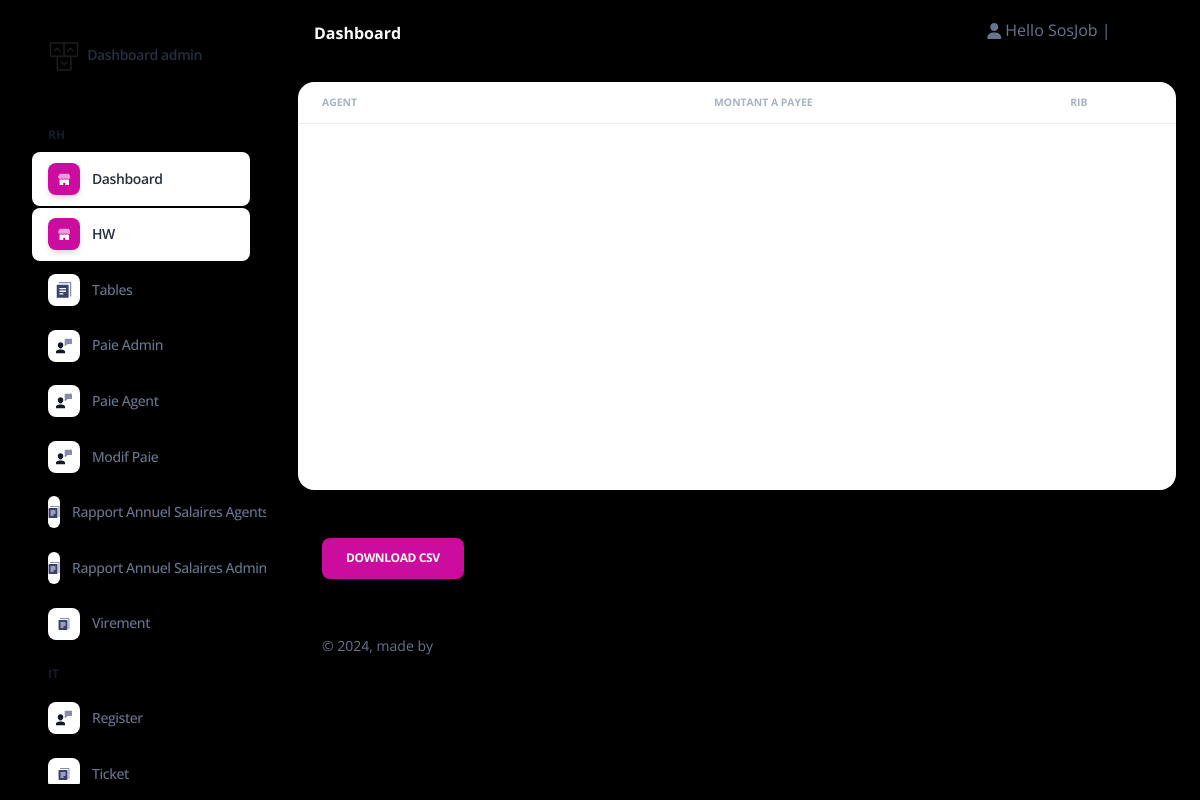
Before: /Virement/ (signed in) with the older database file.
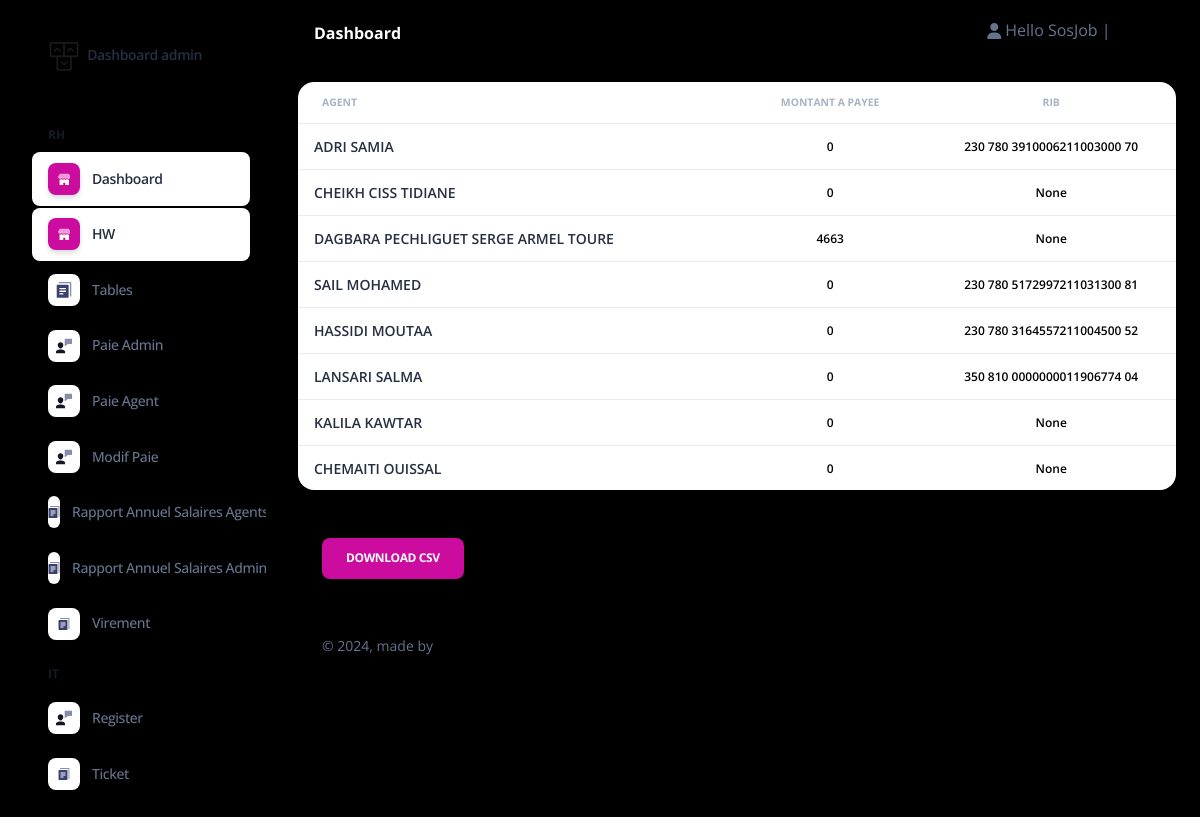
After: the same page with the newer database file.
### admin_Sos/models.py (models this page shows, shortened)
class Salaire(models.Model):
    id_Collaborateur=models.ForeignKey(Collaborateur,on_delete=models.CASCADE)
    Date_de_salaire = MonthYearField(null=True, blank=True)
    salaire_finale = models.IntegerField(default=0,null=True,blank=True)

class Collaborateur(models.Model):
    STATUT_statut = (
        ('ACTIF','ACTIF'),
        ('INACTIF','INACTIF'),
        ('FORMATION','FORMATION'),
        ('STAGE','STAGE'),
    )
    STATUT_activite = (
        ('FRANCE','FRANCE'),
        ('CANADA','CANADA'),
    )
    STATUT_causededepart = (
        ('Demission','Demission'),
        ('Licenciement','Licenciement'),
        ('FPE','FPE'),
        ('Fin de contrat','Fin de contrat'),
        ('Comportement','Comportement'),
        ('Etudes','Etudes'),
        ('Sans motif(Volantaire)','Sans motif(Volantaire)'),
    )
    Contart = (
        ('Etranger','Etranger'),
        ('Stage','Stage'),
        ('CDD','CDD'),
        ('CDI','CDI'),
    )
    statut_sexe = (
        ('H','H'),
        ('F','F'),
    )
    statut_Poste = (
        ('Agent','Agent'),
        ('Admin','Admin'),
        ('RH','RH'),
    )
    statut_TF = (
        ('OUI','OUI'),
        ('NON','NON'),
    )
    Statut = models.CharField(max_length=10,null=True,blank=True,choices=STATUT_statut)
    Nom = models.CharField(max_length=50,null=True,blank=True)
    Prenom = models.CharField(max_length=50,null=True,blank=True)
    Sexe = models.CharField(max_length=5,null=True,blank=True,choices=statut_sexe)
    Date_de_naissance = models.DateField(null=True,blank=True)
    Age = models.PositiveIntegerField(null=True,blank=True)
    Situation_familiale = models.CharField(max_length=10, null=True,blank=True)
    Nombre_d_enfants = models.FloatField(default=0, null=True,blank=True)
    N_CIN =models.CharField(default="-",max_length=12 ,null=True,blank=True)
    N_Passeport=models.CharField(default="-",max_length=30 ,null=True,blank=True)
    Nationalité=models.CharField(default="-",max_length=20,null=True,blank=True)
    Adresse_postale=models.CharField(default="-",max_length=200,null=True,blank=True)
    Ville=models.CharField(default="-",max_length=20,null=True,blank=True)
    E_mail= models.EmailField(null=True,blank=True)
    Declaration_CNSS= models.CharField(max_length=10,null=True,blank=True,choices=statut_TF)
    N_de_téléphone=models.CharField(max_length=20,null=True,blank=True)
    RIB = models.CharField(default="-",max_length=30,null=True,blank=True)
    N_CNSS= models.CharField(default="-",max_length=20,null=True,blank=True)
    Type_de_contrat= models.CharField(max_length=10,null=True,blank=True,choices=Contart)
    Salaire_base = models.PositiveBigIntegerField(null=True,blank=True)
    Nombre_de_Jour_Travaille_Admin= models.PositiveIntegerField(default=0,null=True,blank=True)
    Poste = models.CharField(max_length=10,null=True,blank=True,choices=statut_Poste)
    Date_d_entrée = models.DateField(null=True,blank=True)
    Date_de_Sortie = models.DateField(null=True,blank=True)
    anciennetee = models.IntegerField(default=0,null=True, blank=True)
    Motif_de_départ = models.CharField(default="-",max_length=1000,null=True,blank=True,choices=STATUT_causededepart)
    Commentaire = models.CharField(default="-",max_length=1000,null=True,blank=True)
    Prime_Produit = models.FloatField(default=0,null=True,blank=True)
    Taux_Horaire= models.FloatField(default=0,null=True,blank=True)
    Avance_sur_salaire = models.FloatField(default=0,null=True,blank=True)
    S_H = models.FloatField(default=0,null=True, blank=True)
    Activite=models.CharField(max_length=10,null=True,blank=True,choices=STATUT_activite)
    user =models.OneToOneField(User, null=True,blank=True,on_delete=models.CASCADE)

### admin_Sos/decorators.py (the view)
        def wrapper_func(request,*args, **kwargs):
            group=None
            if request.user.groups.exists():
                group= request.user.groups.all()[0].name
            if group == 'Admin':
                return view_func(request,*args, **kwargs)
            if group == 'Agent':
                return redirect('home')
            else:
                return redirect('login')

### admin_Sos/views.py (called while the page is built)
@admin_only
def VirementView(request):
    context = Collaborateur.objects.all()
    context2 = Salaire.objects.all()
    context3 = Salaire_admin.objects.all()
    salaire = list(context2) + list(context3)
    return render(request, 'admin_/salaire_complet/Virement.html', {'collaborateur': context, 'salaire': salaire})

### Templates/admin_/salaire_complet/Virement.html (shortened to what this page needs)
{% extends 'admin_/Base/homebase_admin.html' %}
{% block body %}{% include 'admin_/content/Salaire/content_virement.html'%}{% endblock  %}

### Templates/admin_/Base/homebase_admin.html (shortened to what this page needs)
{% load static %}
<!DOCTYPE html>
<html lang="en">
<head>
  <link href="{% static '' %}Admin Page/assets/css/nucleo-icons.css" rel="stylesheet" />
  <link href="{% static '' %}Admin Page/assets/css/nucleo-svg.css" rel="stylesheet" />
  <link href="{% static '' %}Admin Page/assets/css/nucleo-svg.css" rel="stylesheet" />
  <link id="pagestyle" href="{% static '' %}Admin Page/assets/css/soft-ui-dashboard.css?v=1.0.2" rel="stylesheet" />
</head>
<body>
  {% include  'admin_/Base/header_admin.html' %}
        {% block body %}{% endblock  %}
        {% block foot %}
        {% include 'admin_/Base/footer_admin.html' %}
        {% endblock  %}
</body>
</html>

### Templates/admin_/Base/header_admin.html (shortened to what this page needs)
{% load static %}
<body class="g-sidenav-show h-100  bg-gray-100">
  <aside class="sidenav navbar navbar-vertical navbar-expand-xs border-0 border-radius-xl my-3 fixed-left ms-3" id="sidenav-main">
    <div class="sidenav-header">
      <a class="navbar-brand m-0" href="{% url 'home_admin' %}">
        <img src="{% static '' %}Admin Page/assets/img/logo-ct.png" class="navbar-brand-img h-100" alt="...">
        <span class="ms-1 font-weight-bold">Dashboard admin</span>
      </a>
    </div>
    <hr class="horizontal dark mt-0">
    <div class="collapse navbar-collapse h-100 w-auto" id="sidenav-collapse-main">
      <ul class="navbar-nav">
        <li class="nav-item mt-3">
          <h6 class="ps-4 ms-2 text-uppercase text-xs font-weight-bolder opacity-6" >RH</h6>
        </li>
        <li class="nav-item">
          <a class="nav-link  active" href="{% url 'home_admin' %}">
            <div class="icon icon-shape icon-sm shadow border-radius-md bg-white text-center me-2 d-flex align-items-center justify-content-center">
            </div>
            <span class="nav-link-text ms-1">Dashboard</span>
          </a>
        </li>
        <li class="nav-item">
          <a class="nav-link  active" href="{% url 'HW' %}">
            <div class="icon icon-shape icon-sm shadow border-radius-md bg-white text-center me-2 d-flex align-items-center justify-content-center">
            </div>
            <span class="nav-link-text ms-1">HW</span>
          </a>
        </li>
        <li class="nav-item">
          <a class="nav-link  " href="{% url 'table' %}">
            <div class="icon icon-shape icon-sm shadow border-radius-md bg-white text-center me-2 d-flex align-items-center justify-content-center">
            </div>
            <span class="nav-link-text ms-1">Tables</span>
          </a>
        </li>
        <li class="nav-item">
          <a class="nav-link  " href="{% url 'salaire_admin' %}">
            <div class="icon icon-shape icon-sm shadow border-radius-md bg-white text-center me-2 d-flex align-items-center justify-content-center">
            </div>
            <span class="nav-link-text ms-1">Paie Admin</span>
          </a>
        </li>
        <li class="nav-item">
          <a class="nav-link  " href="{% url 'salaire_agent' %}">
            <div class="icon icon-shape icon-sm shadow border-radius-md bg-white text-center me-2 d-flex align-items-center justify-content-center">
            </div>
            <span class="nav-link-text ms-1">Paie Agent</span>
          </a>
        </li>
        <li class="nav-item">
          <a class="nav-link  " href="{% url 'salaire modif' %}">
            <div class="icon icon-shape icon-sm shadow border-radius-md bg-white text-center me-2 d-flex align-items-center justify-content-center">
            </div>
            <span class="nav-link-text ms-1">Modif Paie</span>
          </a>
        </li>
        <li class="nav-item">
          <a class="nav-link  " href="{% url 'rapport Agent' %}">
            <div class="icon icon-shape icon-sm shadow border-radius-md bg-white text-center me-2 d-flex align-items-center justify-content-center">
            </div>
            <span class="nav-link-text ms-1">Rapport Annuel Salaires Agents</span>
          </a>
        </li>
        <li class="nav-item">
          <a class="nav-link  " href="{% url 'rapport Admin' %}">
            <div class="icon icon-shape icon-sm shadow border-radius-md bg-white text-center me-2 d-flex align-items-center justify-content-center">
            </div>
            <span class="nav-link-text ms-1">Rapport Annuel Salaires Admins</span>
          </a>
        </li>
        <li class="nav-item">
          <a class="nav-link  " href="{% url 'virement' %}">
            <div class="icon icon-shape icon-sm shadow border-radius-md bg-white text-center me-2 d-flex align-items-center justify-content-center">
            </div>
            <span class="nav-link-text ms-1">Virement</span>
          </a>
        </li>
        <li class="nav-item mt-3">
          <h6 class="ps-4 ms-2 text-uppercase text-xs font-weight-bolder opacity-6">IT</h6>
        </li>
        <li class="nav-item">
          <a class="nav-link  " href="{% url 'register' %}">
            <div class="icon icon-shape icon-sm shadow border-radius-md bg-white text-center me-2 d-flex align-items-center justify-content-center">
            </div>
            <span class="nav-link-text ms-1">Register</span>
          </a>
        </li>
        <li class="nav-item">
          <a class="nav-link  " href="">
            <div class="icon icon-shape icon-sm shadow border-radius-md bg-white text-center me-2 d-flex align-items-center justify-content-center">
            </div>
            <span class="nav-link-text ms-1">Ticket</span>
          </a>
        </li>
      </ul>
    </div>
  </aside>
  <main class="main-content mt-1 border-radius-lg">
    <nav class="navbar navbar-main navbar-expand-lg px-0 mx-4 shadow-none border-radius-xl" id="navbarBlur" navbar-scroll="true">
      <div class="container-fluid py-1 px-3">
        <nav aria-label="breadcrumb">
          <ol class="breadcrumb bg-transparent mb-0 pb-0 pt-1 px-0 me-sm-6 me-5">
          </ol>
          <h6 class="font-weight-bolder mb-0" style = "color: white !important;">Dashboard</h6>
        </nav>
        <div class="collapse navbar-collapse mt-sm-0 mt-2 me-md-0 me-sm-4" id="navbar">
          <ul class="navbar-nav  justify-content-end">
            <li class="nav-item d-flex align-items-center">
              {% if request.user.is_authenticated%}
                <i class="fa fa-user me-sm-1"></i>
				    			    <div> Hello {{request.user}} | </a></div>
                      <div><a href="{% url 'logout' %}" > Logout</a></div>
						  {% endif %}
            </li>
          </ul>
        </div>
      </div>
    </nav>

### Templates/admin_/content/Salaire/content_virement.html (shortened to what this page needs)
{% load static %}
<div class="container-fluid py-4">
    <div class="row">
      <div class="col-12">
        <div class="card mb-4">
          <div class="card-body px-0 pt-0 pb-2">
            <div class="table-responsive p-0" style="height: 400px; overflow-y: auto;">
              <table class="table align-items-center mb-0">
                <thead>
                  <tr>
                    <th class="text-uppercase text-secondary text-xxs font-weight-bolder opacity-7">Agent</th>
                    <th class="text-center text-uppercase text-secondary text-xxs font-weight-bolder opacity-7">Montant a Payee</th>
                    <th class="text-center text-uppercase text-secondary text-xxs font-weight-bolder opacity-7">RIB</th>
                  </tr>
                </thead>
                <tbody>
                {% for S in salaire %}
                  <tr>
                    <td>
                      <div class="d-flex px-2 py-1">
                        <div class="d-flex flex-column justify-content-center">
                          <h6 class="mb-0 text-sm">{{ S.id_Collaborateur.Nom }} {{ S.id_Collaborateur.Prenom }} </h6>
                        </div>
                      </div>
                    </td>
                    <td class="align-middle text-center">
                      <p class="text-xs font-weight-bold mb-0">{{ S.salaire_finale }}</p>
                    </td>
                    <td class="align-middle text-center">
                      <p class="text-xs font-weight-bold mb-0">{{ S.id_Collaborateur.RIB }}</p>
                    </td>
                  </tr>
                  {% endfor %}
                </tbody>
              </table>
            </div>
          </div>
        </div>
        <div class="container-fluid py-4">
        <button id="downloadCsvBtn" class="btn btn-primary">Download CSV</button>
        </div>
      </div>
    </div>

### Templates/admin_/Base/footer_admin.html (shortened to what this page needs)
{% load static %}
<footer class="footer pt-3">
        <div class="container-fluid">
          <div class="row align-items-center justify-content-lg-between">
            <div class="col-lg-6 mb-lg-0 mb-4">
              <div class="copyright text-center text-sm text-muted text-lg-left">
                © ,
                made by
                <a href="" class="font-weight-bold" target="_blank">Oussama</a>
              </div>
            </div>
          </div>
        </div>
      </footer>
    </div>
  </main>
</body>

### static/Admin Page/assets/css/nucleo-svg.css (style rules this page uses)
.icon { display: inline-block; color: #111111; height: 1em; width: 1em; }
.icon-sm { height: 0.8em; width: 0.8em; }
.icon { fill: currentColor; stroke: none; }

Changed rows visible on the page:
added Salaire: id_Collaborateur.Nom "ADRI", id_Collaborateur.Prenom "SAMIA", salaire_finale "0", id_Collaborateur.RIB "230 780 3910006211003000 70"
added Salaire: id_Collaborateur.Nom "CHEIKH", id_Collaborateur.Prenom "CISS TIDIANE", salaire_finale "0", id_Collaborateur.RIB "None"
added Salaire: id_Collaborateur.Nom "DAGBARA", id_Collaborateur.Prenom "PECHLIGUET SERGE ARMEL TOURE", salaire_finale "4663", id_Collaborateur.RIB "None"
added Salaire: id_Collaborateur.Nom "SAIL", id_Collaborateur.Prenom "MOHAMED", salaire_finale "0", id_Collaborateur.RIB "230 780 5172997211031300 81"
added Salaire: id_Collaborateur.Nom "HASSIDI", id_Collaborateur.Prenom "MOUTAA", salaire_finale "0", id_Collaborateur.RIB "230 780 3164557211004500 52"
added Salaire: id_Collaborateur.Nom "LANSARI", id_Collaborateur.Prenom "SALMA", salaire_finale "0", id_Collaborateur.RIB "350 810 0000000011906774 04"
added Salaire: id_Collaborateur.Nom "KALILA", id_Collaborateur.Prenom "KAWTAR", salaire_finale "0", id_Collaborateur.RIB "None"
added Salaire: id_Collaborateur.Nom "CHEMAITI", id_Collaborateur.Prenom "OUISSAL", salaire_finale "0", id_Collaborateur.RIB "None"
